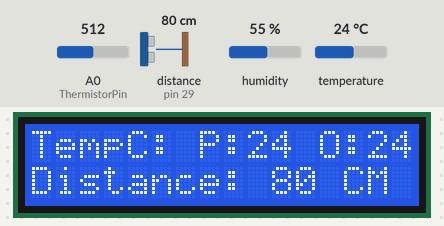
The sketch below on a simulated Arduino Mega 2560, built with avr-gcc and run on an emulated ATmega2560. On the bench: 16×2 character LCD. The test bench sets the inputs (shaded band); at power-on: distance to the obstacle (sensor on pin 29) 80 cm, temperature 24 °C, A0 (ThermistorPin) = 512, humidity 55 %. The echo pulse lasts 58.3 µs per cm.

Above: at 1.7 s.
1.8 s: distance to the obstacle (sensor on pin 29) set to 2 cm
At 2.6 s:
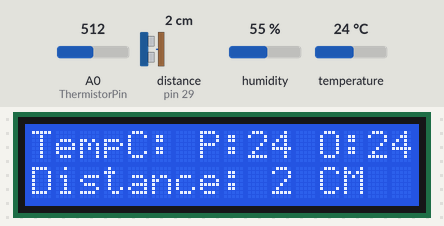
3.7 s: temperature set to 12 °C
At 5.2 s:
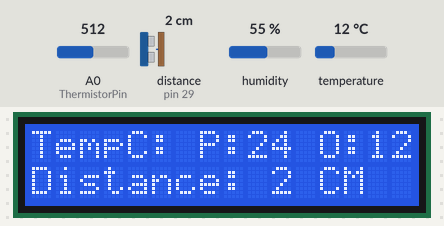
6.4 s: A0 (ThermistorPin) set to 716
At 6.9 s:
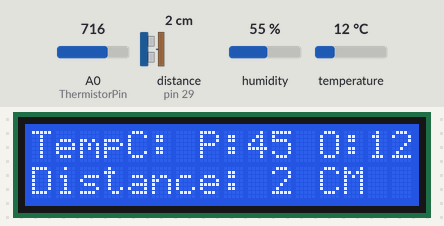
8.0 s: distance to the obstacle (sensor on pin 29) set to 4 cm
At 8.5 s:
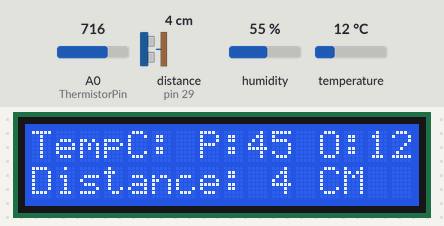
9.6 s: temperature set to 19 °C
At 11.8 s:
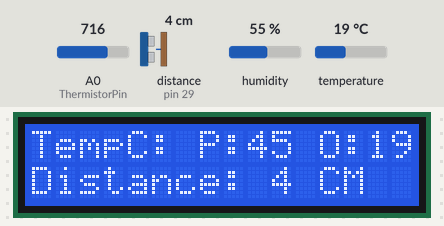
12.9 s: A0 (ThermistorPin) set to 992
At 13.4 s:
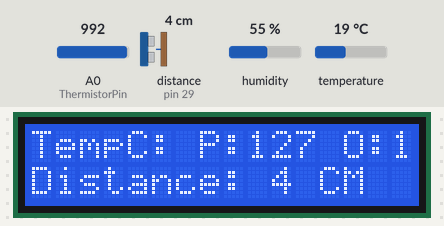
Timing chart, 0 to 15.5 s (numbered marks = the images above; inputs shaded):
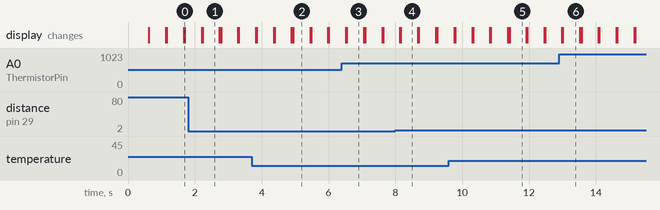

The sketch:

Temp_And_Distance.ino
```cpp
#include <SR04.h>
#define TRIG_PIN 29
#define ECHO_PIN 5
SR04 sr04 = SR04(ECHO_PIN,TRIG_PIN);
long a;
#include <DHT.h>
#include <LiquidCrystal.h>
#define Type DHT11
int dt = 500;
int sensePin = 2;
DHT HT(sensePin,Type);
LiquidCrystal lcd(7, 8, 9, 10, 11, 12);
float humidity;
float tempC;
float tempF;
int ThermistorPin = A0;

void setup() {
  // put your setup code here, to run once:
  lcd.begin(16, 2);
  HT.begin();
  delay(dt);
}

void loop() {
  // put your main code here, to run repeatedly:
  a=sr04.Distance();
  int tempReading = analogRead(ThermistorPin);
  // This is OK
  double tempK = log(10000.0 * ((1024.0 / tempReading - 1)));
  tempK = 1 / (0.001129148 + (0.000234125 + (0.0000000876741 * tempK * tempK )) * tempK );       //  Temp Kelvin
  int tempCC = tempK - 273.15;            // Convert Kelvin to Celcius
  int tempFF = (tempCC * 9.0)/ 5.0 + 32.0; // Convert Celcius to Fahrenheit
  humidity=HT.readHumidity();
  tempC=HT.readTemperature();
  lcd.print("TempC:");
  lcd.print(" P:");
  lcd.print(tempCC);
  //lcd.print("C");
  lcd.print(" O:");
  lcd.print(tempC);
  //lcd.print("C");

  lcd.setCursor(0, 1);

  lcd.print("Distance: ");
  lcd.print(a);
  lcd.print(" CM");
  delay(500);
  lcd.clear();
}
```

Measured:
- after the input at 1.8 s, the display: first differs from a run without the input after 0.43 s (image 1)
- after the input at 3.7 s, the display: first differs from a run without the input after 1.2 s (image 2)
- after the input at 6.4 s, the display: first differs from a run without the input after 0.14 s (image 3)
- after the input at 8.0 s, the display: first differs from a run without the input after 0.17 s (image 4)
- after the input at 9.6 s, the display: first differs from a run without the input after 1.8 s (image 5)
- after the input at 12.9 s, the display: first differs from a run without the input after 0.12 s (image 6)
- what the display in image 1 shows lasts 0.5 s, from 2.2 s to 2.7 s
